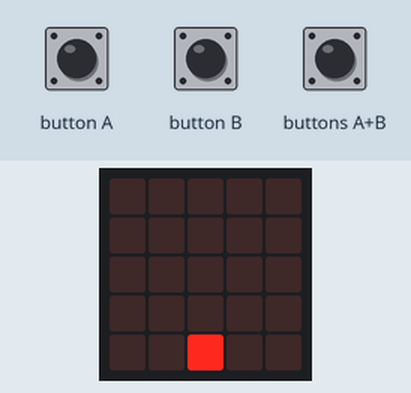
Simulated run of this program. Board: BBC micro:bit (MakeCode). On the bench: the board's 5×5 LED display. Inputs (shaded band) come from the test bench. Random numbers come from a fixed seed.

Above: at 1.2 s.
1.3 s: buttons A+B pressed for 0.15 s
At 4.3 s:
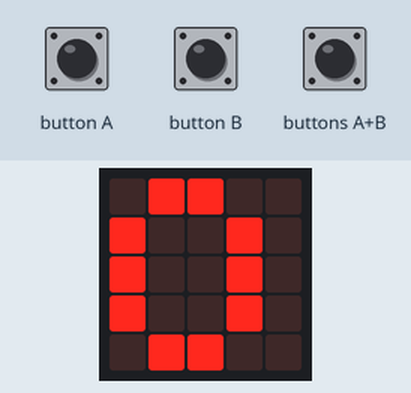
4.4 s: buttons A+B pressed for 1 s
At 5.8 s:
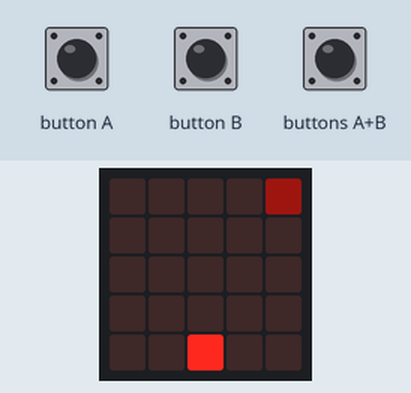
6.0 s: button A pressed for 0.15 s
At 6.63 s:
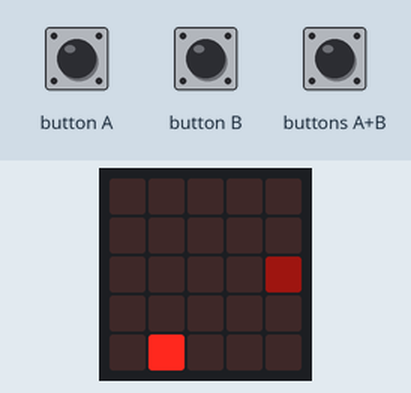
6.7 s: button B pressed for 0.15 s
At 7.3 s:
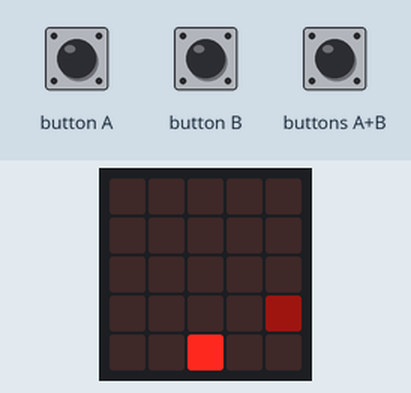
7.4 s: button A pressed for 0.15 s
At 7.73 s:
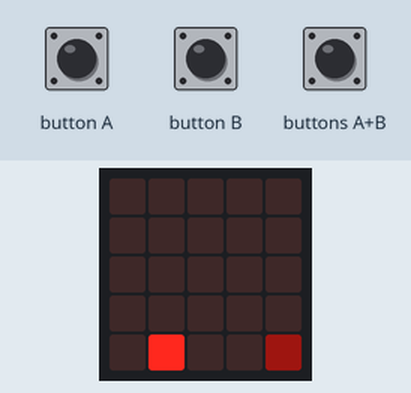
9.4 s: buttons A+B pressed for 0.15 s
At 9.9 s:
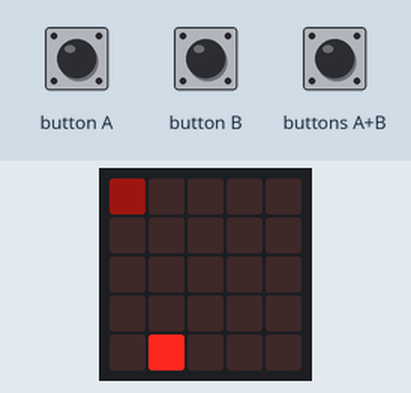
Timing chart, 0 to 12.4 s (numbered marks = the images above; inputs shaded):
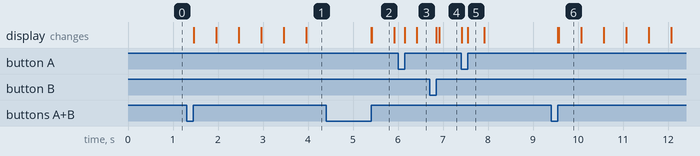

Measured:
- after the input at 1.3 s, the display: first changes after 0.16 s (image 1 shows a later state)
- after the input at 4.4 s, the display: first changes after 1.0 s (image 2 shows a later state)
- after the input at 9.4 s, the display: first changes after 0.15 s (image 6 shows a later state)
- what the display in image 2 shows lasts 0.5 s, from 5.4 s to 5.9 s

The program:

main.ts
```typescript
input.onButtonPressed(Button.A, function on_button_pressed_a() {
    籃子.change(LedSpriteProperty.X, -1)
})
input.onButtonPressed(Button.AB, function on_button_pressed_ab() {

    basic.clearScreen()
    game.setScore(0)
    game.resume()
    Go = true
    速度 = 500
})
input.onButtonPressed(Button.B, function on_button_pressed_b() {
    籃子.change(LedSpriteProperty.X, 1)
})
let 雞蛋 : game.LedSprite = null
let 速度 = 0
let Go = false
let 籃子 : game.LedSprite = null
籃子 = game.createSprite(2, 4)
Go = false
basic.forever(function on_forever() {

    if (Go) {
        雞蛋 = game.createSprite(randint(0, 4), 0)
        雞蛋.set(LedSpriteProperty.Brightness, 30)
        for (let index = 0; index < 6; index++) {
            if (雞蛋.isDeleted()) {
                break
            }

            if (index == 5) {
                雞蛋.delete()
                Go = false
                game.pause()
                basic.showNumber(game.score())
            }

            雞蛋.set(LedSpriteProperty.Y, index)
            basic.pause(速度)
        }
        雞蛋.delete()
        速度 += -20
    }

})
basic.forever(function on_forever2() {
    if (Go) {
        if (籃子.isTouching(雞蛋)) {
            game.addScore(1)
            雞蛋.delete()
        }

    }

})
```

test.ts
```typescript
// 在這裡測試；當此封包作為擴充功能時，將不會編譯此內容。
```
